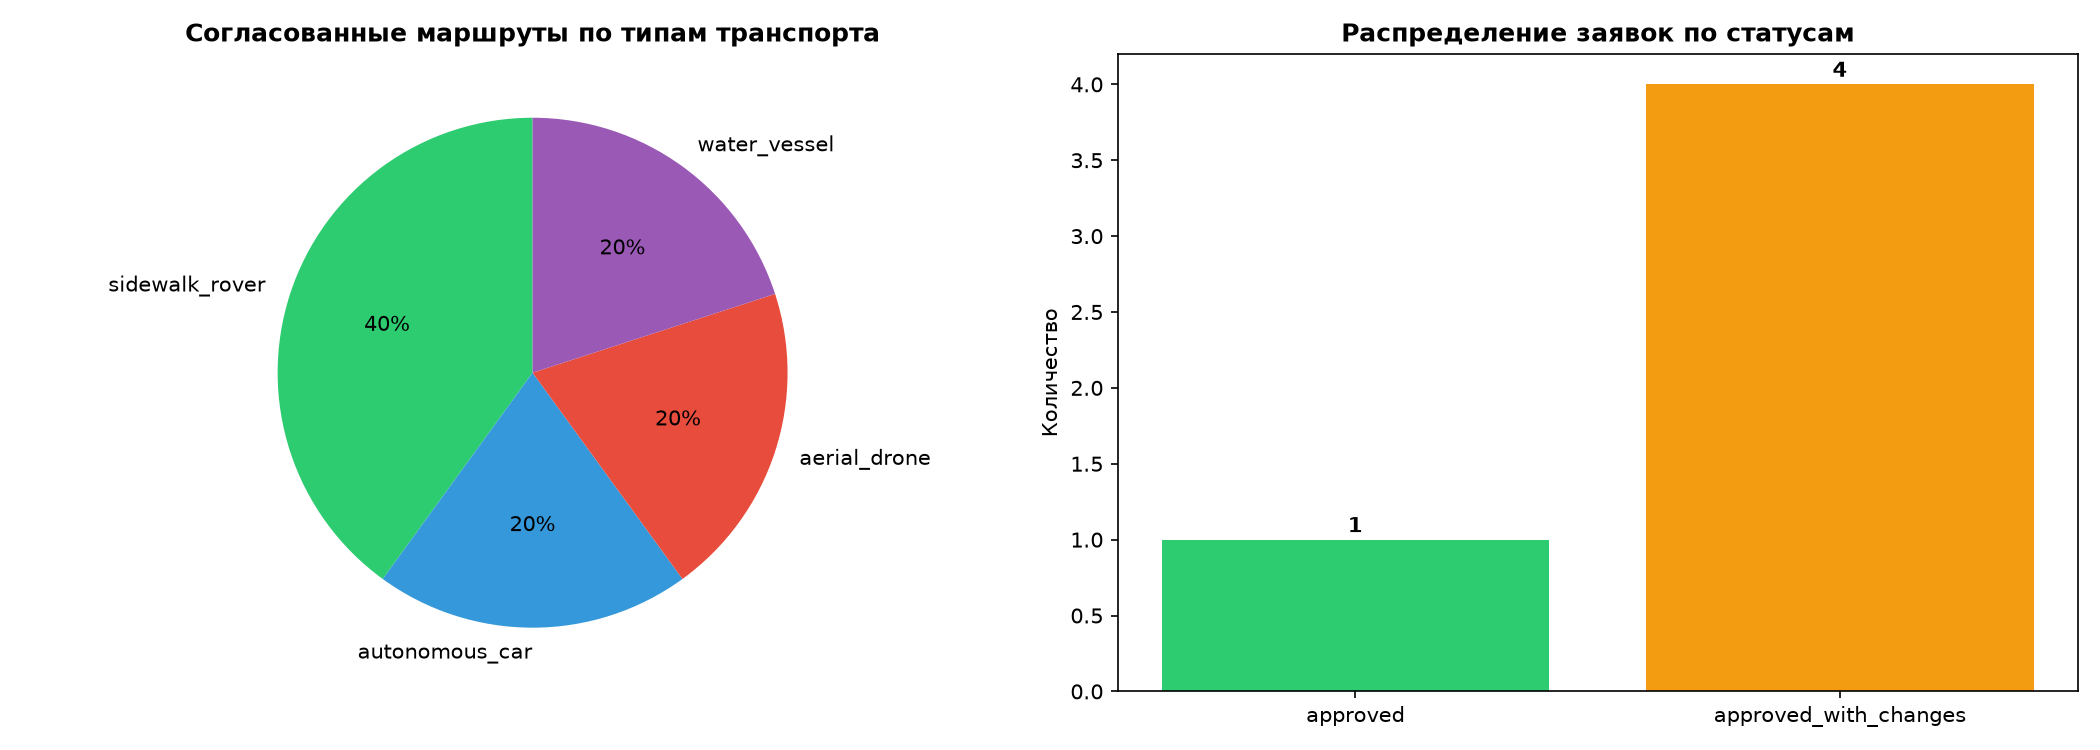

This figure's Python source:
# analytics.py
import matplotlib.pyplot as plt
from collections import Counter

from visualize import COLORS


def draw_load_analytics(dispatcher):
    """
    Два графика:
    1. Круговая — распределение согласованных маршрутов по типам транспорта.
    2. Столбчатая — распределение заявок по статусам (approved / ... / rejected).
    """
    fig, (ax1, ax2) = plt.subplots(1, 2, figsize=(14, 5))

    # --- 1. Круговая: по типам транспорта ---
    types = [r.transport_type.value for r in dispatcher.approved]
    counts = Counter(types)

    if counts:
        ax1.pie(
            counts.values(),
            labels=list(counts.keys()),
            autopct='%1.0f%%',
            colors=[COLORS[k] for k in counts.keys()],
            startangle=90,
        )
    else:
        ax1.text(0.5, 0.5, "Нет данных", ha='center', va='center')
    ax1.set_title("Согласованные маршруты по типам транспорта",
                  fontweight='bold')

    # --- 2. Столбчатая: по статусам ---
    statuses = Counter(r.status.value for r in dispatcher.requests.values())
    status_colors = {
        "approved": "#2ecc71",
        "approved_with_changes": "#f39c12",
        "rejected": "#e74c3c",
        "pending": "#95a5a6",
    }

    if statuses:
        keys = list(statuses.keys())
        ax2.bar(
            keys,
            [statuses[k] for k in keys],
            color=[status_colors.get(k, "#95a5a6") for k in keys],
        )
        for i, k in enumerate(keys):
            ax2.text(i, statuses[k] + 0.05, str(statuses[k]),
                     ha='center', fontweight='bold')

    ax2.set_title("Распределение заявок по статусам", fontweight='bold')
    ax2.set_ylabel("Количество")

    plt.tight_layout()
    plt.savefig("analytics.png", dpi=150)
    plt.show()
